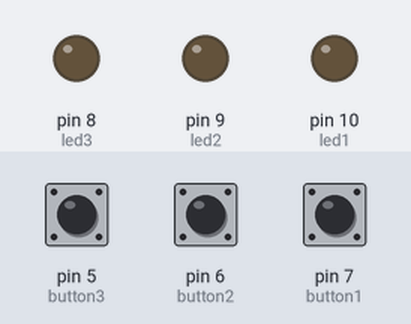
A sketch run on a simulated Arduino Uno, built with avr-gcc and run on an emulated ATmega328P. Parts: output pins drawn as LEDs (lit = HIGH). Dashed ring = blinking. The test bench sets the inputs (shaded band); at power-on: pin 6 (button2) HIGH, pin 5 (button3) LOW, pin 7 (button1) HIGH.

Above: at 1.2 s.
1.3 s: pin 6 (button2) pulled LOW for 0.15 s
At 1.7 s:
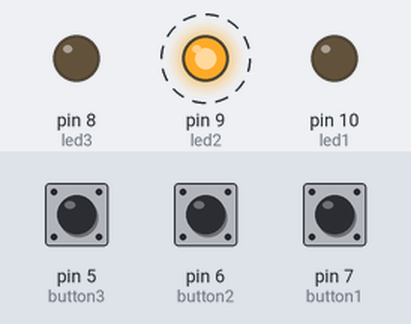
4.3 s: pin 5 (button3) pulled HIGH for 0.15 s
At 5.3 s:
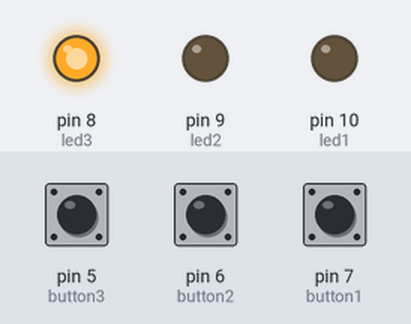
7.4 s: pin 7 (button1) pulled LOW for 0.15 s
At 8.8 s:
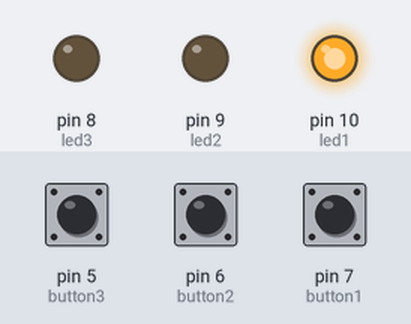
10.5 s: pin 7 (button1) pulled LOW for 1 s
At 14.3 s:
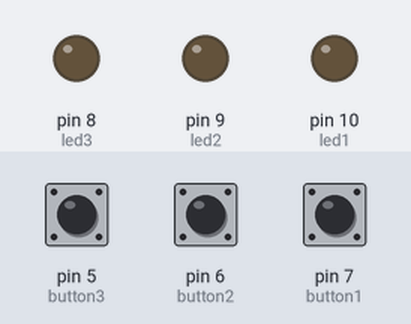
14.5 s: pin 7 (button1) pulled LOW for 3.2 s
At 15.4 s:
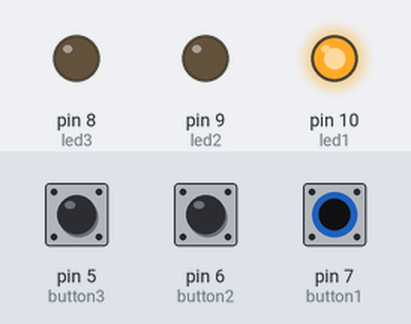
19.2 s: pin 5 (button3) driven HIGH and pin 6 (button2) driven LOW
At 19.6 s:
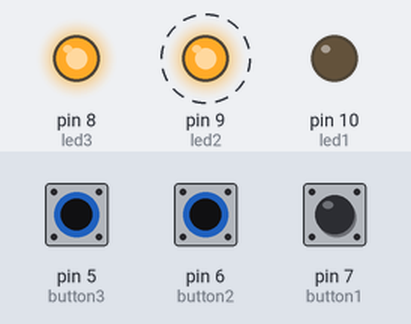
Timing chart, 0 to 23.2 s (numbered marks = the images above; inputs shaded):
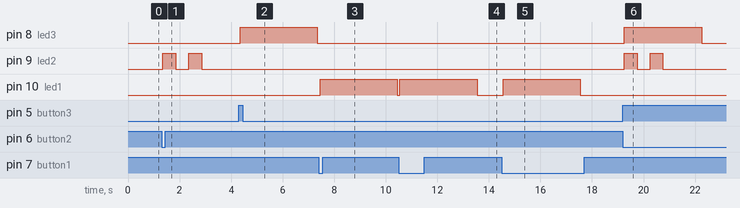

The sketch:

ass2-v2.ino
```cpp
int button1 = 7;
int button2 = 6;
int button3 = 5;

int led1 = 10;
int led2 = 9;
int led3 = 8;

bool ledState1 = LOW;
bool ledState2 = LOW;
bool ledState3 = LOW;

bool buttonState1 = HIGH;
bool buttonState2 = HIGH;
bool buttonState3 = LOW;

bool lastButtonState1 = HIGH;
bool lastButtonState2 = HIGH;
bool lastButtonState3 = LOW;

long lastDebounceTime1 = 0;
long lastDebounceTime2 = 0;
long lastDebounceTime3 = 0;
long debounceDelay = 50;

long lastTimer1 = 0;
long lastTimer2 = 0;
long lastTimer3 = 0;

long blinkTimer = 0;
bool blinkFlag = 0;


void setup() {
  pinMode(button1, INPUT_PULLUP);
  pinMode(button2, INPUT_PULLUP);
  pinMode(button3, INPUT);
  pinMode(led1, OUTPUT);
  pinMode(led2, OUTPUT);
  pinMode(led3, OUTPUT);
  Serial.begin(9600);
}


void loop() {
  // =============== #1 green ====================
  int reading1 = digitalRead(button1);

  if(reading1 != lastButtonState1){
    lastDebounceTime1 = millis();
  }

  if(millis() - lastDebounceTime1 > debounceDelay){
    if(reading1 != buttonState1){
      buttonState1 = reading1;

      if(reading1 == LOW){
        if(ledState1 == 0 && !ledState3){
          lastTimer1 = millis();
        }
        ledState1 = !ledState1;
      }
    }
    if(millis() - lastTimer1 > 3000){
      ledState1 = LOW;
    }
  }
  digitalWrite(led1, ledState1);
  lastButtonState1 = reading1;

  // =============== #2 yellow ====================
  int reading2 = digitalRead(button2);

  if(reading2 != lastButtonState2){
    lastDebounceTime2 = millis();
  }

  if(millis() - lastDebounceTime2 > debounceDelay){
    if(reading2 != buttonState2){
      buttonState2 = reading2;

      if(reading2 == LOW){
        if(ledState2 == 0 && !ledState3 && !ledState1){
          lastTimer2 = millis();
          blinkFlag = 1;
        }
      }
    }
    if(millis() - blinkTimer > 500 && blinkFlag == 1){
      blinkTimer = millis();
      ledState2 = !ledState2;

    }
    if(millis() - lastTimer2 > 2000){
      ledState2 = LOW;
      blinkFlag = 0;
    }
  }
  digitalWrite(led2, ledState2);
  lastButtonState2 = reading2;

  // =============== #3 red ====================
  int reading3 = digitalRead(button3);

  if(reading3 != lastButtonState3){
    lastDebounceTime3 = millis();
  }

  if(millis() - lastDebounceTime3 > debounceDelay){
    if(reading3 != buttonState3){
      buttonState3 = reading3;

      if(reading3 == HIGH){
        if(ledState3 == 0){
          lastTimer3 = millis();
        }
        ledState3 = !ledState3;
      }
    }
    if(millis() - lastTimer3 > 3000){
      ledState3 = LOW;
    }
  }
  digitalWrite(led3, ledState3);
  lastButtonState3 = reading3;
}
```

Measured:
- after the input at 1.3 s, pin 9 (led2): alternates HIGH for 0.50 s and LOW for 0.50 s, 4 changes in all, then stays LOW, starting after 0.05 s
- after the input at 4.3 s, pin 8 (led3): LOW → HIGH after 0.05 s, → LOW 3.0 s later
- after the input at 7.4 s, pin 10 (led1): LOW → HIGH after 0.05 s, → LOW 3.0 s later
- after the input at 10.5 s, pin 10 (led1): LOW → HIGH after 0.05 s, → LOW 3.0 s later
- after the input at 14.5 s, pin 10 (led1): LOW → HIGH after 0.05 s, → LOW 3.0 s later
- after the input at 19.2 s, pin 8 (led3): LOW → HIGH after 0.05 s, → LOW 3.0 s later; pin 9 (led2): alternates HIGH for 0.50 s and LOW for 0.50 s, 4 changes in all, then stays LOW, starting after 0.05 s
